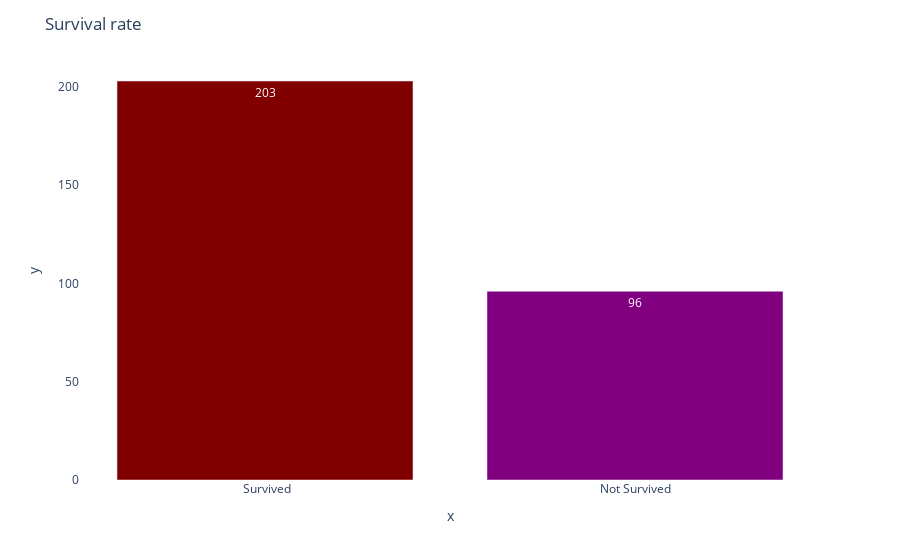

Here is the notebook cell this chart was saved with:
### Markdown cell above
None of these conditions suggest they are related to Heart Failure since there are less patients with preconditions have heart failure.

### Code cell
color = ['maroon', 'purple']
label = [' Survived','Not Survived']
de_yes = med_data[med_data['DEATH_EVENT']==1]
de_no = med_data[med_data['DEATH_EVENT']==0]
value_de = [len(de_no), len(de_yes)]
fig1 = px.bar(y=value_de,x = label,text = value_de, color= label, color_discrete_sequence=color,)
fig1.update_layout(
    title_text="Survival rate",showlegend =  False,plot_bgcolor = 'white')

fig1.show()

### Figure 1 — Plotly figure (JSON) as saved in the notebook; plotly's stock layout.template omitted (floating-point values rounded to 4 significant figures)
{"data": [{"alignmentgroup": "True", "hovertemplate": "color= Survived<br>x=%{x}<br>y=%{y}<br>text=%{text}<extra></extra>", "legendgroup": " Survived", "marker": {"color": "maroon"}, "name": " Survived", "offsetgroup": " Survived", "orientation": "v", "showlegend": true, "text": [203], "textposition": "auto", "type": "bar", "x": [" Survived"], "xaxis": "x", "y": [203], "yaxis": "y"}, {"alignmentgroup": "True", "hovertemplate": "color=Not Survived<br>x=%{x}<br>y=%{y}<br>text=%{text}<extra></extra>", "legendgroup": "Not Survived", "marker": {"color": "purple"}, "name": "Not Survived", "offsetgroup": "Not Survived", "orientation": "v", "showlegend": true, "text": [96], "textposition": "auto", "type": "bar", "x": ["Not Survived"], "xaxis": "x", "y": [96], "yaxis": "y"}], "layout": {"barmode": "relative", "legend": {"title": {"text": "color"}, "tracegroupgap": 0}, "margin": {"t": 60}, "plot_bgcolor": "white", "showlegend": false, "title": {"text": "Survival rate"}, "xaxis": {"anchor": "y", "domain": [0, 1], "title": {"text": "x"}}, "yaxis": {"anchor": "x", "domain": [0, 1], "title": {"text": "y"}}}}
